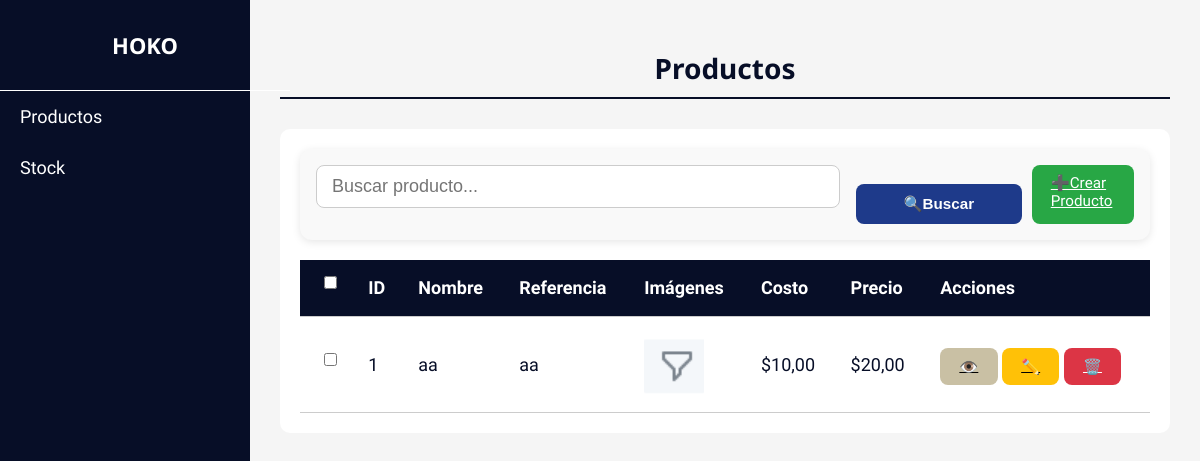
/productos/, run on the app's committed database.
### envios/models.py (models this page shows, shortened)
class Producto(models.Model):
    nombre = models.CharField(max_length=100)
    referencia = models.CharField(max_length=50, blank=True, null=True)
    imagen = models.ImageField(upload_to='productos/', blank=True, null=True)
    costo = models.DecimalField(max_digits=10, decimal_places=2, default=Decimal('0.00'))
    precio = models.DecimalField(max_digits=10, decimal_places=2, default=Decimal('0.00'))

### envios/views.py (the view)
# urls.py: path('productos/', views.listar_productos, name='listar_productos'),
def listar_productos(request):
    productos = Producto.objects.all()
    return render(request, 'productos.html', {'productos': productos})

### templates/Productos.html (shortened to what this page needs)
{% extends 'base.html' %}
{% block content %}
<h1>Productos</h1>
<div class="products-container">
  <div class="products-actions">
   <input type="text" placeholder="Buscar producto..." class="search-input" id="search-input">
    <div class="action-buttons">
      <button class="btn buscar" id="btn-buscar">🔍Buscar</button>
      <a class="btn crear" href="{% url 'crear_producto' %}">➕Crear Producto</a>
    </div>
  </div>
  <div class="table-wrapper">
    <table class="products-table" id="products-table">
      <thead>
        <tr>
          <th><input type="checkbox" id="select-all"></th>
          <th>ID</th>
          <th>Nombre</th>
          <th>Referencia</th>
          <th>Imágenes</th>
          <th>Costo</th>
          <th>Precio</th>
          <th>Acciones</th>
        </tr>
      </thead>
      <tbody>
        {% for producto in productos %}
        <tr>
          <td><input type="checkbox" class="select-row" data-id="{{ producto.id }}"></td>
          <td>{{ producto.id }}</td>
          <td>{{ producto.nombre }}</td>
          <td>{{ producto.referencia|default:"-" }}</td>
          <td>
            {% if producto.imagen %}
              <img src="{{ producto.imagen.url }}" alt="{{ producto.nombre }}" class="img-thumb">
            {% else %}
              <img src="https://via.placeholder.com/40" alt="Producto" class="img-thumb">
            {% endif %}
          </td>
          <td>${{ producto.costo|floatformat:2 }}</td>
          <td>${{ producto.precio|floatformat:2 }}</td>
          <td>
            <a href="{% url 'ver_producto' producto.id %}" class="btn ver">👁️</a>
            <a href="{% url 'editar_producto' producto.id %}" class="btn editar">✏️</a>
            <a href="{% url 'eliminar_producto' producto.id %}" class="btn eliminar">🗑️</a>
          </td>
        </tr>
        {% endfor %}
      </tbody>
    </table>
  </div>
{% endblock %}

### static/css/styles.css (style rules this page uses)
body { font-family: 'Ubuntu', sans-serif; margin: 0; padding: 0; background-color: #f5f5f5; color: #070E27; font-size: 18px; }
h1, h2, h3 { font-family: 'Noto Sans', sans-serif; font-size: 32px; color: #070E27; }
.main-content h1 { text-align: center; font-size: 28px; font-weight: bold; color: #070E27; border-bottom: 2px solid #070E27; margin-bottom: 30px; padding-bottom: 10px; }
.products-container { background-color: white; padding: 20px; border-radius: 10px; }
input, select { width: 100%; padding: 12px; margin-bottom: 15px; box-sizing: border-box; border: 1px solid #ccc; border-radius: 5px; font-size: 16px; }
.products-actions { display: flex; flex-wrap: wrap; gap: 1rem; justify-content: space-between; align-items: center; padding: 1rem; background-color: #f9f9f9; border-radius: 12px; box-shadow: 0 2px 8px rgba(0, 0, 0, 0.1); }
.action-buttons { display: flex; flex-direction: row; justify-content: flex-start; gap: 10px; }
.search-input { flex: 1; padding: 10px 15px; font-size: 18px; border: 1px solid #ccc; border-radius: 8px; height: 1.5 rem; }
.btn { padding: 0.6rem 1.2rem; border: none; border-radius: 8px; background-color: #4a90e2; color: white; font-size: 0.95rem; cursor: pointer; transition: background-color 0.3s ease; height: 2.5rem; }
.btn.buscar { background-color: #1E3A8A; }
.btn.crear { background-color: #28A745; }
.btn.ver { background-color: #c9c0a4; color: #000; }
.btn.editar { background-color: #FFC107; color: #000; }
.btn.eliminar { background-color: #DC3545; }
button, form button { background-color: #070E27; color: white; border: none; padding: 15px; width: 100%; border-radius: 5px; font-size: 16px; cursor: pointer; font-weight: bold; margin-top: auto; }
.table-wrapper { overflow-x: auto; margin-top: 20px; }
.products-table { width: 100%; border-collapse: collapse; font-size: 18px; text-align: left; }
.products-table th, .products-table td { padding: 12px 15px; border-bottom: 1px solid #ccc; vertical-align: middle; }
.products-table th { background-color: #070E27; color: white; }
.img-thumb { width: 60px; height: auto; border-radius: 5px; }

### data on the page
Producto: id "1", nombre "aa", referencia "aa", imagen (picture), costo "10,00", precio "20,00"
